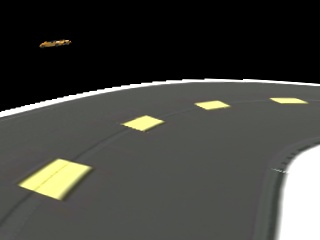
#> input picture Vehicle_RL_extension/first_image_received.jpg, 320 x 240 px, found by its file name
$ python track_yellow_Hough.py
#> lines starting #> are read from the running program, lines starting #| are printed output that depends on the picture; after the words box and inside, x2 and y2 are one past the last pixel; in counts of white or black regions, pixels touching at a corner belong together
import cv2
import numpy as np
import matplotlib.pyplot as plt

def track_yellow_lanes(image_path):
    # Load the image
    image = cv2.imread(image_path)
#> image is the input picture: shape (240, 320, 3); mean B, G, R 62.9, 68, 67.4
    image = cv2.cvtColor(image, cv2.COLOR_BGR2RGB)  # Convert to RGB for plotting

    # Convert to HSV for yellow detection
    hsv = cv2.cvtColor(image, cv2.COLOR_RGB2HSV)
#> hsv: shape (240, 320, 3); mean H, S, V 25.6, 12.9, 68.3

    # Define yellow color range
    lower_yellow = np.array([20, 100, 100])
    upper_yellow = np.array([30, 255, 255])

    # Create a mask for yellow lanes
    yellow_mask = cv2.inRange(hsv, lower_yellow, upper_yellow)
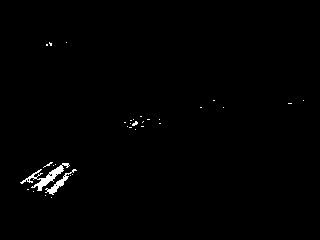
#> yellow_mask: shape (240, 320); 0.77% white; 33 white regions (31 under 20 px), largest, box (x1, y1, x2, y2) and area: (20, 163, 70, 191) 343, (45, 169, 77, 195) 162

    # Apply the mask to the image
    yellow_lanes = cv2.bitwise_and(image, image, mask=yellow_mask)

    # Canny Edge Detection
    edges = cv2.Canny(yellow_mask, threshold1=50, threshold2=150)
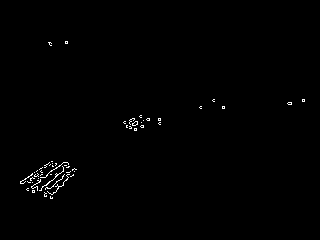
#> edges: shape (240, 320); 0.58% white in thin lines or dots, all inside (x1, y1, x2, y2) = (20, 41, 305, 199)

    # Hough Line Transform to detect lane lines
    lines_image = image.copy()
    lines = cv2.HoughLinesP(edges, 1, np.pi / 180, threshold=50, minLineLength=50, maxLineGap=10)
#> lines = None
    if lines is not None:
        for line in lines:
            x1, y1, x2, y2 = line[0]
            cv2.line(lines_image, (x1, y1), (x2, y2), (255, 0, 0), 3)  # Blue lines for lanes

    # Plot the results
    fig, axs = plt.subplots(1, 3, figsize=(15, 5))
    axs[0].imshow(image)
    axs[0].set_title("Original Image")
    axs[0].axis("off")

    axs[1].imshow(yellow_mask, cmap="gray")
    axs[1].set_title("Yellow Lane Mask")
    axs[1].axis("off")

    axs[2].imshow(lines_image)
    axs[2].set_title("Tracked Yellow Lanes")
    axs[2].axis("off")

    plt.tight_layout()
    plt.show()
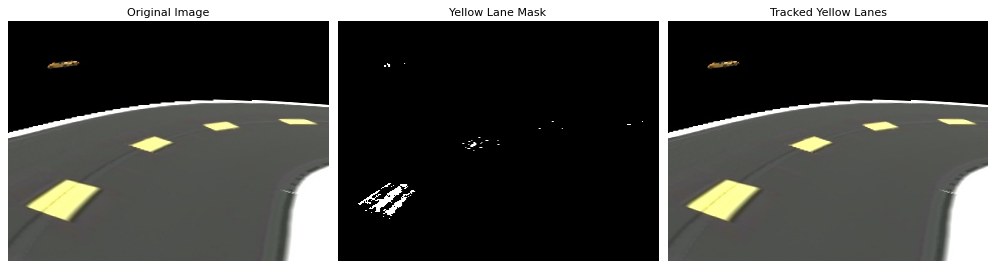
#> figure drawn by matplotlib, 3 panels

# Specify the path to your road image
image_path = "/home/cubos98/catkin_ws/src/Vehicle/first_image_received.jpg"  # Replace with the path to your road image
track_yellow_lanes(image_path)
